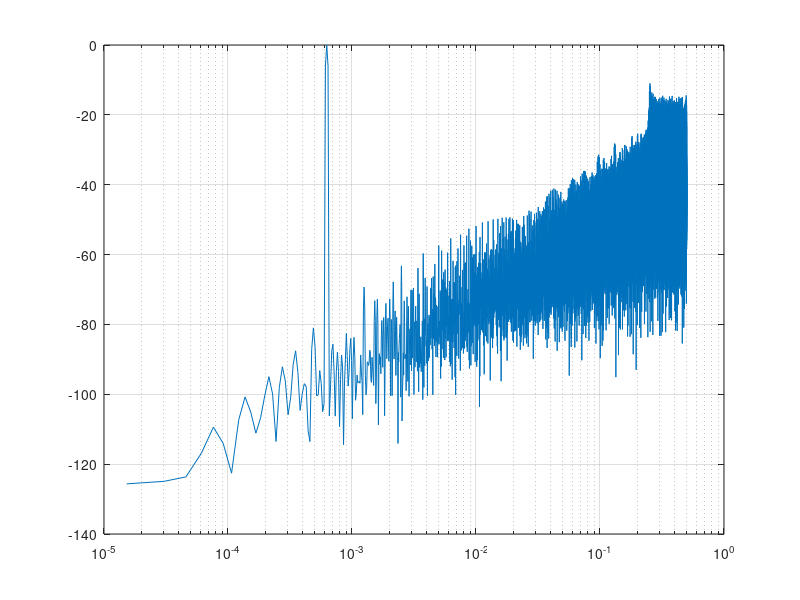

Write MATLAB code to recreate this figure. (Note: this script raises an error after producing the figure.)
%% ddsm1_snr.m
%  Modulador sigma-delta digital de 1a ordem (DDSM) + medida de SNR na banda.
%  Golden model de referencia para o RTL. Saida em +/-1 (equivalente a 1 bit).
%
%  Uso: rode como esta. Depois varie OSR e A e observe a inclinacao de 9 dB/oitava.

clear; clc; close all;

%% ---------------------------------------------------------------
%  1. PARAMETROS
%  ---------------------------------------------------------------
N   = 2^16;   % numero de amostras. Potencia de 2 -> FFT rapida.
OSR = 64;     % oversampling ratio. Banda util = fs/(2*OSR).
A   = 0.5;    % amplitude do tom, em fracao do fundo de escala (|u| < 1).
K   = 41;     % ciclos completos do tom dentro da janela de N amostras.
              % DEVE ser inteiro (amostragem coerente) e de preferencia
              % primo, para o tom nao cair em harmonicos do proprio grid.

%% ---------------------------------------------------------------
%  2. ESTIMULO
%  ---------------------------------------------------------------
n = 0:N-1;
u = A * sin(2*pi*K*n/N);   % K ciclos exatos em N amostras -> sem vazamento

%% ---------------------------------------------------------------
%  3. MODULADOR DE 1a ORDEM
%  ---------------------------------------------------------------
%  acc  : estado do integrador (o acumulador do RTL)
%  yprev: saida do ciclo anterior, realimentada
%
%  A cada passo o integrador acumula o erro (entrada - saida anterior).
%  Como o ganho do integrador e infinito em DC, o valor medio da saida
%  e forcado a seguir o valor medio da entrada: erro estacionario nulo.

y     = zeros(1,N);
acc   = 0;
yprev = 0;
accmax = 0;   % monitor de excursao do acumulador (util para dimensionar bits)

for i = 1:N
    acc = acc + (u(i) - yprev);      % integra o erro

    if acc >= 0                       % quantizador de 1 bit = teste de sinal
        y(i) = 1;
    else
        y(i) = -1;
    end

    yprev  = y(i);                    % realimentacao exata (um fio, no RTL)
    accmax = max(accmax, abs(acc));
end

%% ---------------------------------------------------------------
%  4. ESPECTRO
%  ---------------------------------------------------------------
w = hann(N).';                 % janela Hann: reduz vazamento residual
Y = fft(y .* w);
P = abs(Y(1:N/2)).^2;          % densidade de potencia, metade positiva

%% ---------------------------------------------------------------
%  5. SNR NA BANDA
%  ---------------------------------------------------------------
%  Banda util vai do bin 2 (pula o DC) ate N/(2*OSR).
%  Os bins do tom sao excluidos do ruido. A janela Hann espalha a energia
%  do tom por ~3 bins de cada lado, por isso a margem de +/-3.

bin_banda = 2 : floor(N/(2*OSR));
bin_tom   = (K+1) + (-3:3);          % +1 porque MATLAB indexa a partir de 1

Psig = sum(P(bin_tom));
Pruido = sum(P(bin_banda)) - sum(P(intersect(bin_tom, bin_banda)));

SNR_dB = 10*log10(Psig / Pruido);

fprintf('OSR = %d | A = %.2f | SNR na banda = %.1f dB\n', OSR, A, SNR_dB);
fprintf('Excursao maxima do acumulador = %.3f\n', accmax);
fprintf('Media da saida = %.4f (esperado ~0 para entrada senoidal)\n', mean(y));

%% ---------------------------------------------------------------
%  6. GRAFICO
%  ---------------------------------------------------------------
%  O que voce quer ver: piso de ruido SUBINDO com a frequencia, a 20 dB/decada.
%  Piso plano = realimentacao quebrada (o bloco virou um truncador simples).

f = (0:N/2-1)/N;                       % frequencia normalizada (fs = 1)
PdB = 10*log10(P / max(P));

figure;
semilogx(f(2:end), PdB(2:end)); grid on; hold on;
xline(1/(2*OSR), '--', 'borda da banda');
xlabel('frequencia normalizada (f/fs)');
ylabel('PSD normalizada [dB]');
title(sprintf('DDSM 1a ordem - OSR=%d - SNR=%.1f dB', OSR, SNR_dB));

%% ---------------------------------------------------------------
%  7. VARREDURA DE OSR  (descomente para rodar)
%  ---------------------------------------------------------------
%  Este e o teste que realmente valida o noise shaping.
%  Criterio: +9 dB a cada dobro do OSR, em 1a ordem.
%
% for osr_i = [32 64 128 256]
%     bin_b = 2 : floor(N/(2*osr_i));
%     Ps = sum(P(bin_tom));
%     Pn = sum(P(bin_b)) - sum(P(intersect(bin_tom, bin_b)));
%     fprintf('OSR %4d -> SNR %.1f dB\n', osr_i, 10*log10(Ps/Pn));
% end
